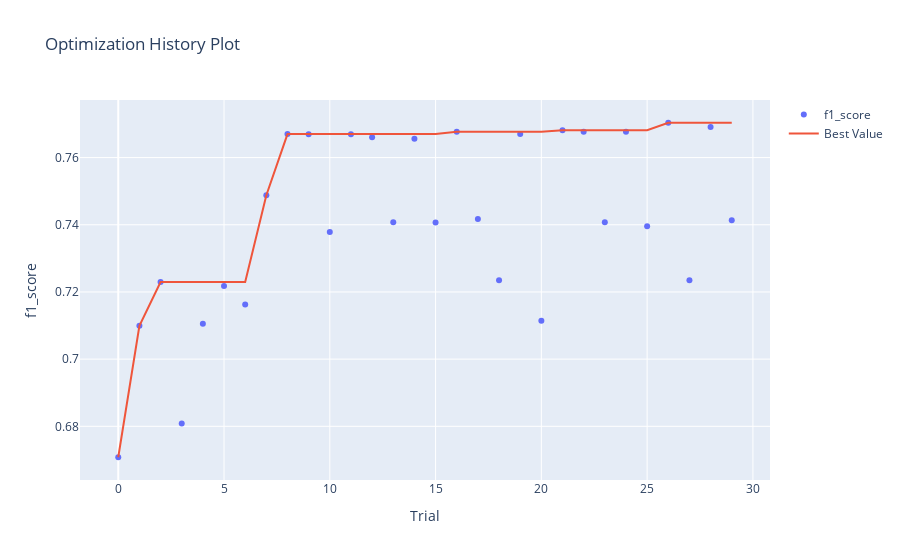

Notebook code cell kept with this figure:
### Markdown cell above
График истории оптимизации - отображает количество испытаний на оси Х и метрику на оси Y.

Следует использовать эту диаграмму, чтобы проверить, идет ли оптимизация гиперпараметров в правильном направлении или нет.

### Code cell
optuna.visualization.plot_optimization_history(study, target_name="f1_score")

### Figure 1 — Plotly figure (JSON) as saved in the notebook; plotly's stock layout.template omitted (floating-point values rounded to 4 significant figures)
{"data": [{"mode": "markers", "name": "f1_score", "type": "scatter", "x": [0, 1, 2, 3, 4, 5, 6, 7, 8, 9, 10, 11, 12, 13, 14, 15, 16, 17, 18, 19, 20, 21, 22, 23, 24, 25, 26, 27, 28, 29], "y": [0.6708, 0.7099, 0.7229, 0.6808, 0.7106, 0.7218, 0.7163, 0.7488, 0.767, 0.7669, 0.7378, 0.7669, 0.766, 0.7407, 0.7656, 0.7407, 0.7677, 0.7417, 0.7235, 0.767, 0.7114, 0.7681, 0.7677, 0.7408, 0.7677, 0.7396, 0.7704, 0.7235, 0.7691, 0.7413]}, {"mode": "lines", "name": "Best Value", "type": "scatter", "x": [0, 1, 2, 3, 4, 5, 6, 7, 8, 9, 10, 11, 12, 13, 14, 15, 16, 17, 18, 19, 20, 21, 22, 23, 24, 25, 26, 27, 28, 29], "y": [0.6708, 0.7099, 0.7229, 0.7229, 0.7229, 0.7229, 0.7229, 0.7488, 0.767, 0.767, 0.767, 0.767, 0.767, 0.767, 0.767, 0.767, 0.7677, 0.7677, 0.7677, 0.7677, 0.7677, 0.7681, 0.7681, 0.7681, 0.7681, 0.7681, 0.7704, 0.7704, 0.7704, 0.7704]}, {"marker": {"color": "#cccccc"}, "mode": "markers", "name": "Infeasible Trial", "showlegend": false, "type": "scatter", "x": [], "y": []}], "layout": {"title": {"text": "Optimization History Plot"}, "xaxis": {"title": {"text": "Trial"}}, "yaxis": {"title": {"text": "f1_score"}}}}
